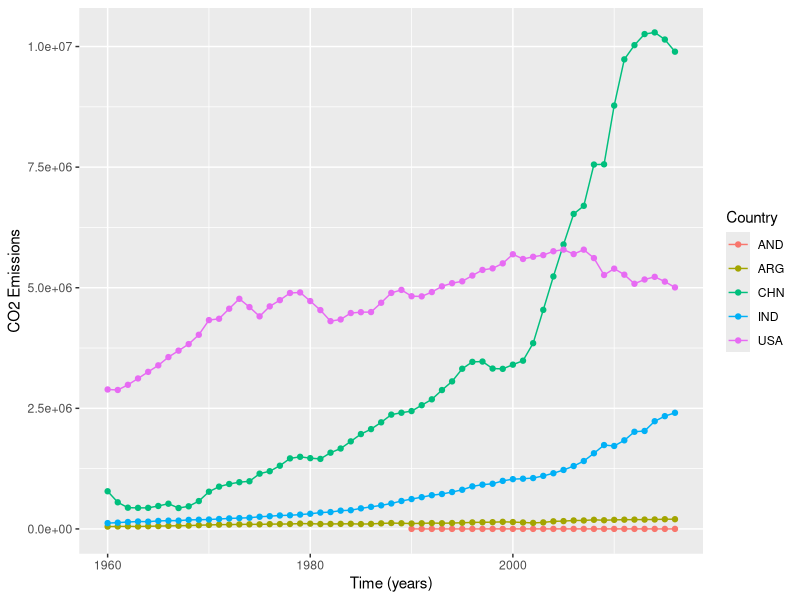
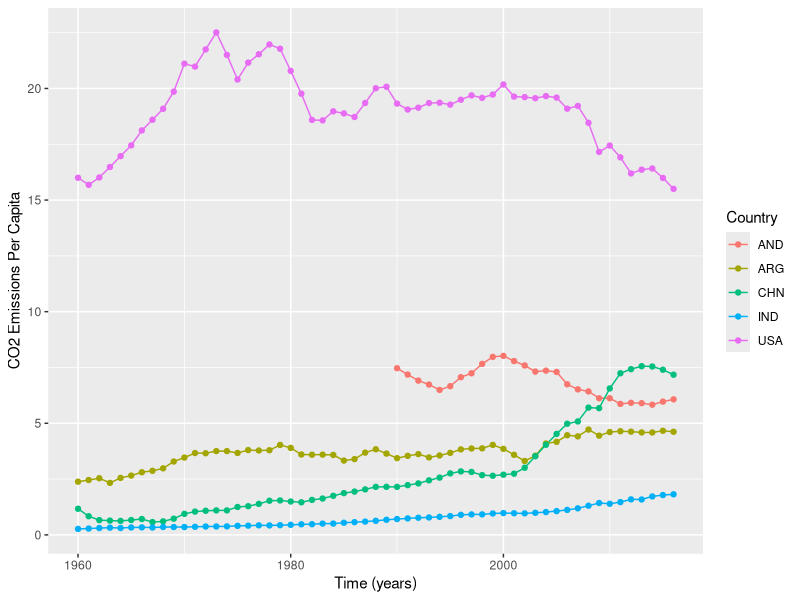
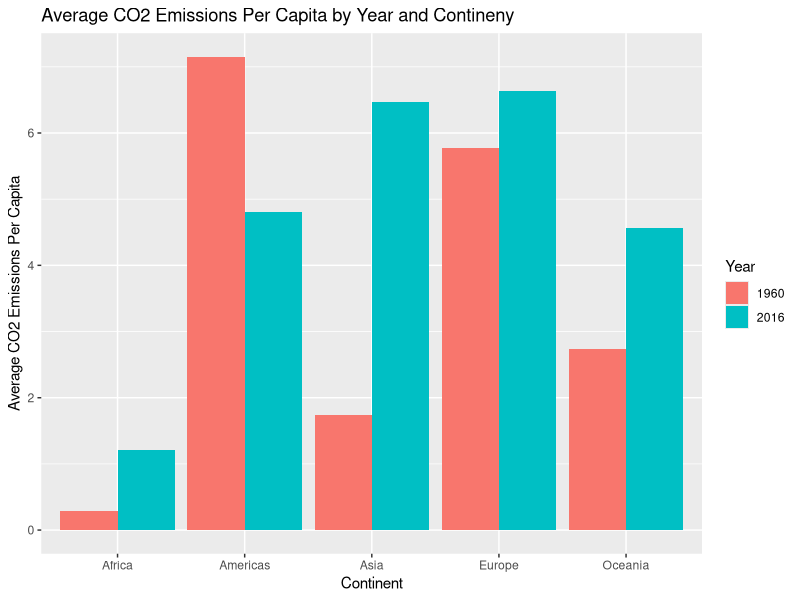
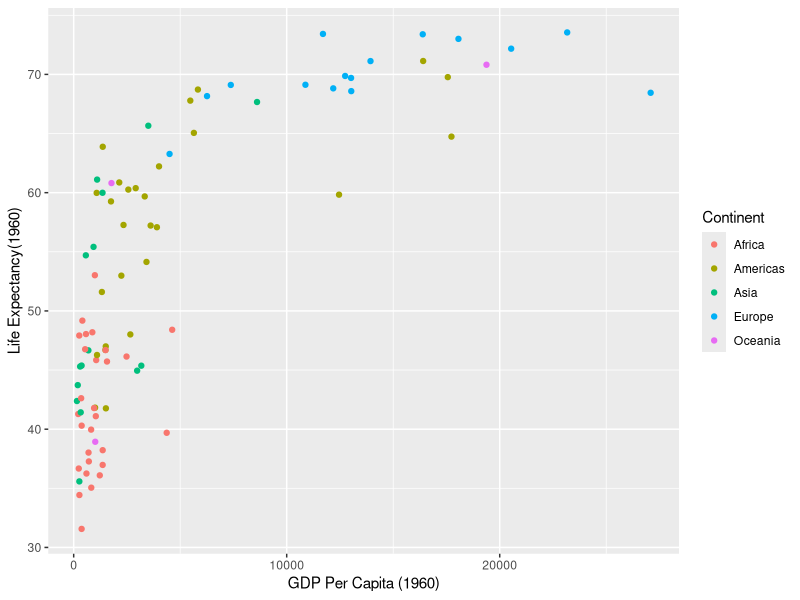
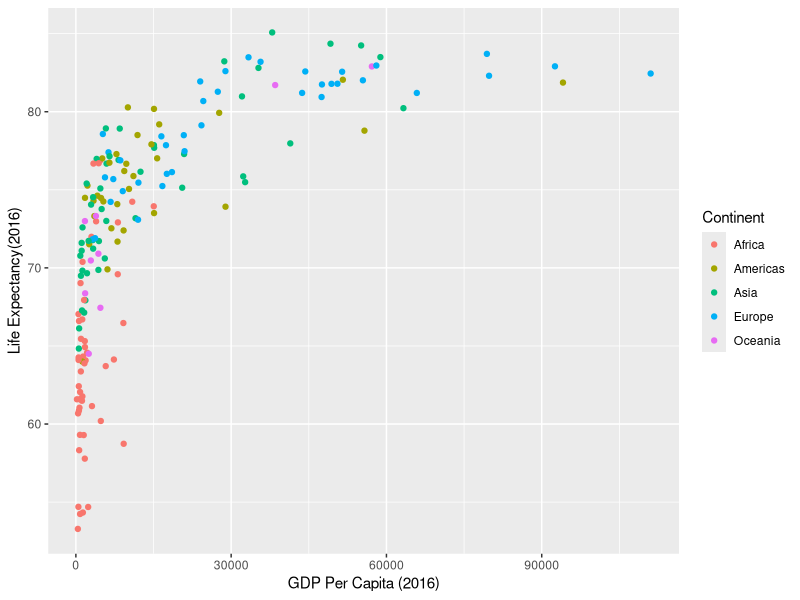
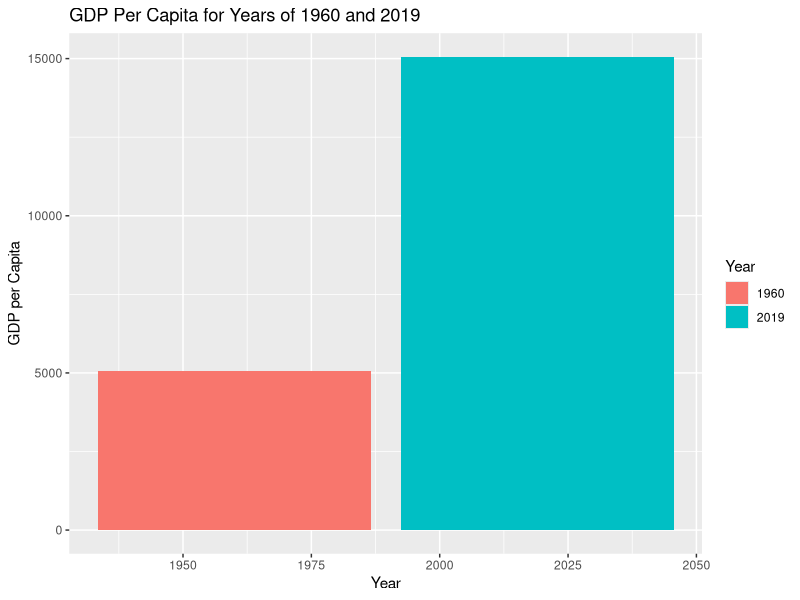

The R script that drew these images, in order:
## ---- chunk 1
library(readr)
library(stringr)
library(dplyr)
g <- read.delim("gapminder.csv")

nrow(g)
ncol(g)

sample_n(g, 10)
## ---- chunk 2
length(unique(g$iso3))
length(unique(g$iso2))
length(unique(g$name))

g %>% 
  group_by(iso2) %>% 
  summarise(n1 = n_distinct(name))
  
unique(g$name[g$iso2 == ""])


g %>% 
  group_by(name) %>% 
  summarise(n2 = n_distinct(iso3))

unique(g$iso3[g$name == ""])

min(g$time, na.rm = TRUE)
max(g$time, na.rm = TRUE)
## ---- chunk 3
a <- g %>% 
  group_by(time) %>% 
  filter(!is.na(time)) %>%
  summarise(n1 = length(is.na(co2)), n2 = length(is.na(co2_PC)), total = n1+n2)
a

a$time[a$total == max(a$total)]


## ---- chunk 4
library(tidyverse)

g %>% 
  filter(!is.na(co2)) %>% 
  filter(iso3 == "USA" | iso3 == "CHN" | iso3 == "IND" | iso3 == "AND" |
           iso3 == "ARG") %>% 


ggplot(aes(time, co2, col=factor(iso3))) +
  geom_line() +
  geom_point() + 
  labs(x = "Time (years)", y = "CO2 Emissions", 
       col = "Country")
## ---- chunk 5
g %>% 
  filter(!is.na(co2)) %>% 
  filter(iso3 == "USA" | iso3 == "CHN" | iso3 == "IND" | iso3 == "AND" |
           iso3 == "ARG") %>%
  
ggplot(aes(time, co2_PC, col=factor(iso3))) +
  geom_line() +
  geom_point() + 
  labs(x = "Time (years)", y = "CO2 Emissions Per Capita", 
       col = "Country")
## ---- chunk 6
g %>% 
  filter(!is.na(co2_PC)) %>% 
  group_by(time, region) %>% 
  summarize(n= mean(co2_PC))

## ---- chunk 7
g %>% 
  filter(time == 1960 | time ==2016, !is.na(co2_PC), !is.na(region)) %>% 
  filter(region != "") %>% 
  group_by(time, region) %>% 
  summarise(avg_co2PC = mean(co2_PC), .groups = "drop") %>% 
  ggplot(aes(x = region, y = avg_co2PC, fill = as.factor(time))) +
  geom_col(position = "dodge") +
    labs(title = "Average CO2 Emissions Per Capita by Year and Contineny",
         x = "Continent",
         y = "Average CO2 Emissions Per Capita") +
  scale_fill_discrete(name = "Year")
## ---- chunk 8
g %>% 
  filter(!is.na(co2_PC), time == 2016,  region != "") %>% 
  group_by(region, name) %>% 
  summarise(avg_co2pc = mean(co2_PC), .groups = "drop") %>% 
  arrange(region, avg_co2pc) %>% 
  group_by(region) %>% 
  head(3) %>% 
  select(region, name, avg_co2pc)
## ---- chunk 9
g %>% 
  filter(time == 1960) %>% 
  filter(!is.na(GDP_PC), !is.na(lifeExpectancy), !is.na(region)) %>% 
ggplot(aes(GDP_PC, lifeExpectancy, col=factor(region))) +
  geom_point() +
  labs(x = "GDP Per Capita (1960)", y = "Life Expectancy(1960)",
       col = "Continent")
## ---- chunk 10
g %>% 
  filter(time == 2019) %>% 
  filter(!is.na(GDP_PC), !is.na(lifeExpectancy), !is.na(region), region != "") %>% 
ggplot(aes(GDP_PC, lifeExpectancy, col=factor(region))) +
  geom_point() +
  labs(x = "GDP Per Capita (2016)", y = "Life Expectancy(2016)",
       col = "Continent")
## ---- chunk 11
g %>% 
  filter(!is.na(lifeExpectancy)) %>% 
  group_by(region) %>% 
  filter(time == 1960 | time == 2019) %>% 
  summarise(n = mean(lifeExpectancy))
## ---- chunk 12
g %>% 
  filter(time == 1960 | time == 2019) %>% 
  filter(!is.na(region), !is.na(lifeExpectancy), region != "") %>%
  group_by(region, time) %>% 
  summarise(avr = mean(lifeExpectancy), .groups = "drop") %>% 
  mutate(pre = lag(avr), growth = avr - pre) %>%  
  arrange(-growth)
## ---- chunk 13
g %>% 
  filter(time == 1960 | time == 2019, !is.na(GDP_PC)) %>% 
  group_by(time) %>% 
  summarise(avg_gdp = mean(GDP_PC), .groups = "drop") %>% 
  
ggplot(aes(x = time, y = avg_gdp, fill = as.factor(time))) +
  geom_col(position = "dodge") +
  labs(title = "GDP Per Capita for Years of 1960 and 2019",
       x = "Year", y = "GDP per Capita") +
  scale_fill_discrete(name = "Year")
## ---- chunk 14
g %>% 
  select(name, time, lifeExpectancy) %>% 
  filter(name !="", !is.na(time), !is.na(lifeExpectancy)) %>% 
  filter(time == "1960") %>% 
  mutate(rank = rank(desc(lifeExpectancy))) %>% 
  filter(name == "United States of America")

g %>% 
  select(name, time, lifeExpectancy) %>% 
  filter(name !="", !is.na(time), !is.na(lifeExpectancy)) %>% 
  filter(time == "2019") %>% 
  mutate(rank = rank(desc(lifeExpectancy))) %>% 
  filter(name == "United States of America")
## ---- chunk 15
